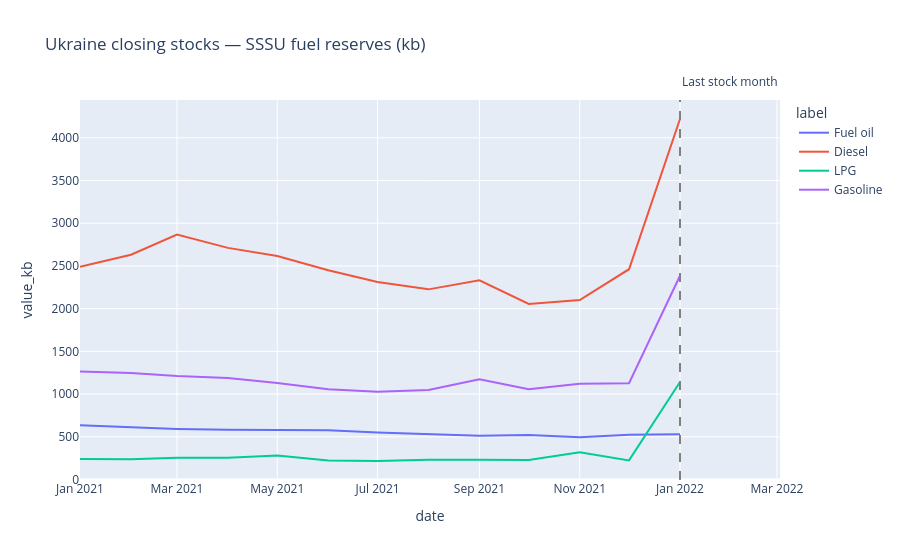

This figure's notebook cell:
### Markdown cell above
## 7. Product stocks (CLOSTLV)

Month-end fuel reserves. National reporting **stops after Jan 2022** in the current
SSSU release — the flat end of these lines is a real publication break.

### Code cell
if stocks.empty:
    print("[skip] No CLOSTLV rows — run: python scripts/update_ukraine.py --bootstrap")
else:
    plot_stk = stocks[stocks["product_native"].isin(CHART_PRODUCTS)].copy()
    plot_stk["label"] = plot_stk["product_native"].map(DISPLAY_LABELS)
    fig_stk = px.line(
        plot_stk,
        x="date",
        y="value_kb",
        color="label",
        title="Ukraine closing stocks — SSSU fuel reserves (kb)",
    )
    fig_stk.update_traces(connectgaps=False)
    last_stock = stocks["date"].max()
    # add_vline + annotation fails on pd.Timestamp (plotly/pandas 2.x); use shape instead
    fig_stk.add_shape(
        type="line",
        x0=last_stock,
        x1=last_stock,
        y0=0,
        y1=1,
        yref="paper",
        line=dict(dash="dash", color="gray"),
    )
    fig_stk.add_annotation(
        x=last_stock,
        y=1.02,
        yref="paper",
        text="Last stock month",
        showarrow=False,
        yanchor="bottom",
        xanchor="left",
    )
    fig_stk.show()

    latest = stocks["date"].max()
    latest_stk = (
        stocks[stocks["date"] == latest]
        .assign(label=lambda d: d["product_native"].map(DISPLAY_LABELS))
        .sort_values("value_kb", ascending=False)
    )
    display(latest_stk[["label", "value", "value_kb"]])
    print(f"No stock data published after {latest.date()}.")

### Figure 1 — Plotly figure (JSON) as saved in the notebook; plotly's stock layout.template omitted (floating-point values rounded to 4 significant figures)
{"data": [{"connectgaps": false, "hovertemplate": "label=Fuel oil<br>date=%{x}<br>value_kb=%{y}<extra></extra>", "legendgroup": "Fuel oil", "line": {"color": "#636efa", "dash": "solid"}, "marker": {"symbol": "circle"}, "mode": "lines", "name": "Fuel oil", "orientation": "v", "showlegend": true, "type": "scatter", "x": ["2021-01-01T00:00:00.000000", "2021-02-01T00:00:00.000000", "2021-03-01T00:00:00.000000", "2021-04-01T00:00:00.000000", "2021-05-01T00:00:00.000000", "2021-06-01T00:00:00.000000", "2021-07-01T00:00:00.000000", "2021-08-01T00:00:00.000000", "2021-09-01T00:00:00.000000", "2021-10-01T00:00:00.000000", "2021-11-01T00:00:00.000000", "2021-12-01T00:00:00.000000", "2022-01-01T00:00:00.000000"], "xaxis": "x", "y": [634.7, 610.7, 592.7, 582.1, 583.4, 576.1, 549.5, 528.1, 512.2, 521.5, 495.5, 524.8, 529.5], "yaxis": "y"}, {"connectgaps": false, "hovertemplate": "label=Diesel<br>date=%{x}<br>value_kb=%{y}<extra></extra>", "legendgroup": "Diesel", "line": {"color": "#EF553B", "dash": "solid"}, "marker": {"symbol": "circle"}, "mode": "lines", "name": "Diesel", "orientation": "v", "showlegend": true, "type": "scatter", "x": ["2021-01-01T00:00:00.000000", "2021-02-01T00:00:00.000000", "2021-03-01T00:00:00.000000", "2021-04-01T00:00:00.000000", "2021-05-01T00:00:00.000000", "2021-06-01T00:00:00.000000", "2021-07-01T00:00:00.000000", "2021-08-01T00:00:00.000000", "2021-09-01T00:00:00.000000", "2021-10-01T00:00:00.000000", "2021-11-01T00:00:00.000000", "2021-12-01T00:00:00.000000", "2022-01-01T00:00:00.000000"], "xaxis": "x", "y": [2491.0, 2632.0, 2868.0, 2712.0, 2616.0, 2450.0, 2311.0, 2226.0, 2332.0, 2055.0, 2101.0, 2462.0, 4220.0], "yaxis": "y"}, {"connectgaps": false, "hovertemplate": "label=LPG<br>date=%{x}<br>value_kb=%{y}<extra></extra>", "legendgroup": "LPG", "line": {"color": "#00cc96", "dash": "solid"}, "marker": {"symbol": "circle"}, "mode": "lines", "name": "LPG", "orientation": "v", "showlegend": true, "type": "scatter", "x": ["2021-01-01T00:00:00.000000", "2021-02-01T00:00:00.000000", "2021-03-01T00:00:00.000000", "2021-04-01T00:00:00.000000", "2021-05-01T00:00:00.000000", "2021-06-01T00:00:00.000000", "2021-07-01T00:00:00.000000", "2021-08-01T00:00:00.000000", "2021-09-01T00:00:00.000000", "2021-10-01T00:00:00.000000", "2021-11-01T00:00:00.000000", "2021-12-01T00:00:00.000000", "2022-01-01T00:00:00.000000"], "xaxis": "x", "y": [240.1, 237.8, 254.0, 255.2, 281.9, 222.7, 216.9, 230.8, 232.0, 227.4, 317.8, 223.9, 1141.0], "yaxis": "y"}, {"connectgaps": false, "hovertemplate": "label=Gasoline<br>date=%{x}<br>value_kb=%{y}<extra></extra>", "legendgroup": "Gasoline", "line": {"color": "#ab63fa", "dash": "solid"}, "marker": {"symbol": "circle"}, "mode": "lines", "name": "Gasoline", "orientation": "v", "showlegend": true, "type": "scatter", "x": ["2021-01-01T00:00:00.000000", "2021-02-01T00:00:00.000000", "2021-03-01T00:00:00.000000", "2021-04-01T00:00:00.000000", "2021-05-01T00:00:00.000000", "2021-06-01T00:00:00.000000", "2021-07-01T00:00:00.000000", "2021-08-01T00:00:00.000000", "2021-09-01T00:00:00.000000", "2021-10-01T00:00:00.000000", "2021-11-01T00:00:00.000000", "2021-12-01T00:00:00.000000", "2022-01-01T00:00:00.000000"], "xaxis": "x", "y": [1264.0, 1246.0, 1212.0, 1188.0, 1130.0, 1057.0, 1028.0, 1049.0, 1175.0, 1057.0, 1122.0, 1128.0, 2386.0], "yaxis": "y"}], "layout": {"annotations": [{"showarrow": false, "text": "Last stock month", "x": "2022-01-01T00:00:00", "xanchor": "left", "y": 1.02, "yanchor": "bottom", "yref": "paper"}], "legend": {"title": {"text": "label"}, "tracegroupgap": 0}, "shapes": [{"line": {"color": "gray", "dash": "dash"}, "type": "line", "x0": "2022-01-01T00:00:00", "x1": "2022-01-01T00:00:00", "y0": 0, "y1": 1, "yref": "paper"}], "title": {"text": "Ukraine closing stocks — SSSU fuel reserves (kb)"}, "xaxis": {"anchor": "y", "domain": [0, 1], "title": {"text": "date"}}, "yaxis": {"anchor": "x", "domain": [0, 1], "title": {"text": "value_kb"}}}}
